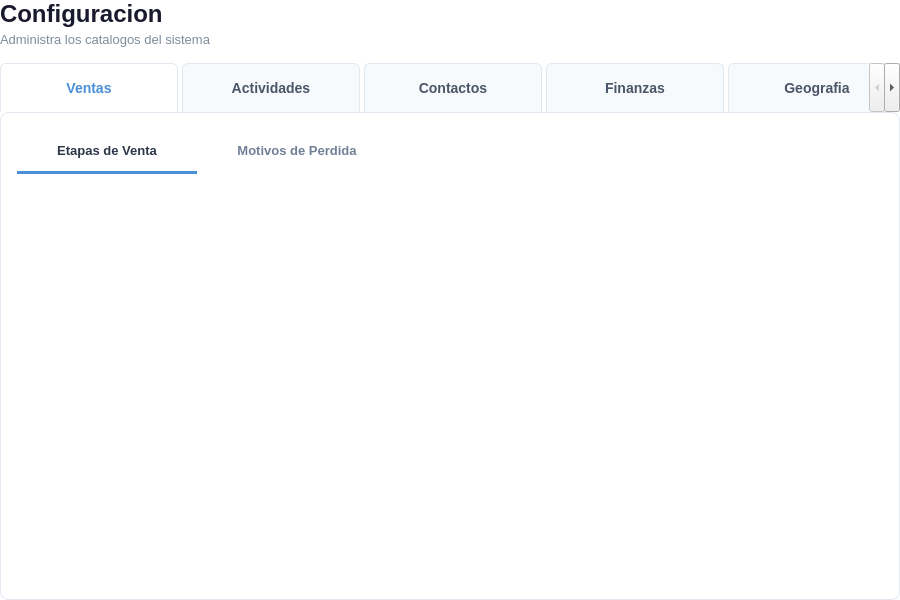
<?xml version="1.0" encoding="UTF-8"?>
<ui version="4.0">
 <class>ConfigView</class>
 <widget class="QWidget" name="ConfigView">
  <property name="geometry">
   <rect>
    <x>0</x>
    <y>0</y>
    <width>900</width>
    <height>600</height>
   </rect>
  </property>
  <property name="styleSheet">
   <string notr="true">
/* === GLOBAL === */
QWidget#ConfigView {
    background-color: transparent;
}

/* === HEADER === */
QLabel#configTitle {
    font-size: 24px;
    font-weight: bold;
    color: #1a1a2e;
}
QLabel#configSubtitle {
    font-size: 13px;
    color: #7f8c9b;
}

/* === TABS PRINCIPALES (CATEGORIAS) === */
QTabWidget#categoriasTabs {
    background-color: transparent;
    border: none;
}
QTabWidget#categoriasTabs::pane {
    background-color: white;
    border: 1px solid #e2e8f0;
    border-radius: 8px;
    padding: 16px;
}
QTabWidget#categoriasTabs QTabBar::tab {
    background-color: #f7fafc;
    color: #4a5568;
    border: 1px solid #e2e8f0;
    border-bottom: none;
    border-top-left-radius: 6px;
    border-top-right-radius: 6px;
    padding: 14px 28px;
    margin-right: 4px;
    font-size: 14px;
    font-weight: 600;
    min-width: 120px;
    min-height: 20px;
}
QTabWidget#categoriasTabs QTabBar::tab:selected {
    background-color: white;
    color: #4a90d9;
}
QTabWidget#categoriasTabs QTabBar::tab:hover {
    background-color: #edf2f7;
}

/* === SUB-TABS (CATALOGOS) === */
QTabWidget#ventasSubTabs,
QTabWidget#actividadesSubTabs,
QTabWidget#contactosSubTabs,
QTabWidget#finanzasSubTabs {
    background-color: transparent;
    border: none;
}
QTabWidget#ventasSubTabs::pane,
QTabWidget#actividadesSubTabs::pane,
QTabWidget#contactosSubTabs::pane,
QTabWidget#finanzasSubTabs::pane {
    background-color: transparent;
    border: none;
    padding-top: 12px;
}
QTabWidget#ventasSubTabs QTabBar::tab,
QTabWidget#actividadesSubTabs QTabBar::tab,
QTabWidget#contactosSubTabs QTabBar::tab,
QTabWidget#finanzasSubTabs QTabBar::tab {
    background-color: transparent;
    color: #718096;
    border: none;
    border-bottom: 3px solid transparent;
    padding: 12px 20px;
    margin-right: 10px;
    font-size: 13px;
    font-weight: 500;
    min-width: 140px;
    min-height: 18px;
}
QTabWidget#ventasSubTabs QTabBar::tab:selected,
QTabWidget#actividadesSubTabs QTabBar::tab:selected,
QTabWidget#contactosSubTabs QTabBar::tab:selected,
QTabWidget#finanzasSubTabs QTabBar::tab:selected {
    background-color: transparent;
    color: #2d3748;
    border-bottom: 3px solid #4a90d9;
    font-weight: 600;
}
QTabWidget#ventasSubTabs QTabBar::tab:hover,
QTabWidget#actividadesSubTabs QTabBar::tab:hover,
QTabWidget#contactosSubTabs QTabBar::tab:hover,
QTabWidget#finanzasSubTabs QTabBar::tab:hover {
    color: #2d3748;
}
   </string>
  </property>
  <layout class="QVBoxLayout" name="mainLayout">
   <property name="spacing">
    <number>16</number>
   </property>
   <property name="leftMargin">
    <number>0</number>
   </property>
   <property name="topMargin">
    <number>0</number>
   </property>
   <property name="rightMargin">
    <number>0</number>
   </property>
   <property name="bottomMargin">
    <number>0</number>
   </property>

   <!-- HEADER -->
   <item>
    <layout class="QVBoxLayout" name="headerLayout">
     <property name="spacing">
      <number>4</number>
     </property>
     <item>
      <widget class="QLabel" name="configTitle">
       <property name="text">
        <string>Configuracion</string>
       </property>
      </widget>
     </item>
     <item>
      <widget class="QLabel" name="configSubtitle">
       <property name="text">
        <string>Administra los catalogos del sistema</string>
       </property>
      </widget>
     </item>
    </layout>
   </item>

   <!-- TABS POR CATEGORIAS -->
   <item>
    <widget class="QTabWidget" name="categoriasTabs">
     <property name="currentIndex">
      <number>0</number>
     </property>

     <!-- ==================== TAB: VENTAS ==================== -->
     <widget class="QWidget" name="tabVentas">
      <attribute name="title">
       <string>Ventas</string>
      </attribute>
      <layout class="QVBoxLayout" name="tabVentasLayout">
       <property name="leftMargin"><number>0</number></property>
       <property name="topMargin"><number>0</number></property>
       <property name="rightMargin"><number>0</number></property>
       <property name="bottomMargin"><number>0</number></property>
       <item>
        <widget class="QTabWidget" name="ventasSubTabs">
         <property name="currentIndex">
          <number>0</number>
         </property>

         <!-- Sub-tab: Etapas de Venta -->
         <widget class="QWidget" name="tabEtapasVenta">
          <attribute name="title">
           <string>Etapas de Venta</string>
          </attribute>
          <layout class="QVBoxLayout" name="tabEtapasVentaLayout">
           <property name="leftMargin"><number>0</number></property>
           <property name="topMargin"><number>0</number></property>
           <property name="rightMargin"><number>0</number></property>
           <property name="bottomMargin"><number>0</number></property>
          </layout>
         </widget>

         <!-- Sub-tab: Motivos de Perdida -->
         <widget class="QWidget" name="tabMotivosPerdida">
          <attribute name="title">
           <string>Motivos de Perdida</string>
          </attribute>
          <layout class="QVBoxLayout" name="tabMotivosPerdidaLayout">
           <property name="leftMargin"><number>0</number></property>
           <property name="topMargin"><number>0</number></property>
           <property name="rightMargin"><number>0</number></property>
           <property name="bottomMargin"><number>0</number></property>
          </layout>
         </widget>

        </widget>
       </item>
      </layout>
     </widget>

     <!-- ==================== TAB: ACTIVIDADES ==================== -->
     <widget class="QWidget" name="tabActividades">
      <attribute name="title">
       <string>Actividades</string>
      </attribute>
      <layout class="QVBoxLayout" name="tabActividadesLayout">
       <property name="leftMargin"><number>0</number></property>
       <property name="topMargin"><number>0</number></property>
       <property name="rightMargin"><number>0</number></property>
       <property name="bottomMargin"><number>0</number></property>
       <item>
        <widget class="QTabWidget" name="actividadesSubTabs">
         <property name="currentIndex">
          <number>0</number>
         </property>

         <!-- Sub-tab: Tipos de Actividad -->
         <widget class="QWidget" name="tabTiposActividad">
          <attribute name="title">
           <string>Tipos de Actividad</string>
          </attribute>
          <layout class="QVBoxLayout" name="tabTiposActividadLayout">
           <property name="leftMargin"><number>0</number></property>
           <property name="topMargin"><number>0</number></property>
           <property name="rightMargin"><number>0</number></property>
           <property name="bottomMargin"><number>0</number></property>
          </layout>
         </widget>

         <!-- Sub-tab: Prioridades -->
         <widget class="QWidget" name="tabPrioridades">
          <attribute name="title">
           <string>Prioridades</string>
          </attribute>
          <layout class="QVBoxLayout" name="tabPrioridadesLayout">
           <property name="leftMargin"><number>0</number></property>
           <property name="topMargin"><number>0</number></property>
           <property name="rightMargin"><number>0</number></property>
           <property name="bottomMargin"><number>0</number></property>
          </layout>
         </widget>

         <!-- Sub-tab: Estados de Actividad -->
         <widget class="QWidget" name="tabEstadosActividad">
          <attribute name="title">
           <string>Estados de Actividad</string>
          </attribute>
          <layout class="QVBoxLayout" name="tabEstadosActividadLayout">
           <property name="leftMargin"><number>0</number></property>
           <property name="topMargin"><number>0</number></property>
           <property name="rightMargin"><number>0</number></property>
           <property name="bottomMargin"><number>0</number></property>
          </layout>
         </widget>

        </widget>
       </item>
      </layout>
     </widget>

     <!-- ==================== TAB: CONTACTOS ==================== -->
     <widget class="QWidget" name="tabContactos">
      <attribute name="title">
       <string>Contactos</string>
      </attribute>
      <layout class="QVBoxLayout" name="tabContactosLayout">
       <property name="leftMargin"><number>0</number></property>
       <property name="topMargin"><number>0</number></property>
       <property name="rightMargin"><number>0</number></property>
       <property name="bottomMargin"><number>0</number></property>
       <item>
        <widget class="QTabWidget" name="contactosSubTabs">
         <property name="currentIndex">
          <number>0</number>
         </property>

         <!-- Sub-tab: Industrias -->
         <widget class="QWidget" name="tabIndustrias">
          <attribute name="title">
           <string>Industrias</string>
          </attribute>
          <layout class="QVBoxLayout" name="tabIndustriasLayout">
           <property name="leftMargin"><number>0</number></property>
           <property name="topMargin"><number>0</number></property>
           <property name="rightMargin"><number>0</number></property>
           <property name="bottomMargin"><number>0</number></property>
          </layout>
         </widget>

         <!-- Sub-tab: Tamanos de Empresa -->
         <widget class="QWidget" name="tabTamanosEmpresa">
          <attribute name="title">
           <string>Tamanos de Empresa</string>
          </attribute>
          <layout class="QVBoxLayout" name="tabTamanosEmpresaLayout">
           <property name="leftMargin"><number>0</number></property>
           <property name="topMargin"><number>0</number></property>
           <property name="rightMargin"><number>0</number></property>
           <property name="bottomMargin"><number>0</number></property>
          </layout>
         </widget>

         <!-- Sub-tab: Origenes de Contacto -->
         <widget class="QWidget" name="tabOrigenesContacto">
          <attribute name="title">
           <string>Origenes de Contacto</string>
          </attribute>
          <layout class="QVBoxLayout" name="tabOrigenesContactoLayout">
           <property name="leftMargin"><number>0</number></property>
           <property name="topMargin"><number>0</number></property>
           <property name="rightMargin"><number>0</number></property>
           <property name="bottomMargin"><number>0</number></property>
          </layout>
         </widget>

        </widget>
       </item>
      </layout>
     </widget>

     <!-- ==================== TAB: FINANZAS ==================== -->
     <widget class="QWidget" name="tabFinanzas">
      <attribute name="title">
       <string>Finanzas</string>
      </attribute>
      <layout class="QVBoxLayout" name="tabFinanzasLayout">
       <property name="leftMargin"><number>0</number></property>
       <property name="topMargin"><number>0</number></property>
       <property name="rightMargin"><number>0</number></property>
       <property name="bottomMargin"><number>0</number></property>
       <item>
        <widget class="QTabWidget" name="finanzasSubTabs">
         <property name="currentIndex">
          <number>0</number>
         </property>

         <!-- Sub-tab: Monedas -->
         <widget class="QWidget" name="tabMonedas">
          <attribute name="title">
           <string>Monedas</string>
          </attribute>
          <layout class="QVBoxLayout" name="tabMonedasLayout">
           <property name="leftMargin"><number>0</number></property>
           <property name="topMargin"><number>0</number></property>
           <property name="rightMargin"><number>0</number></property>
           <property name="bottomMargin"><number>0</number></property>
          </layout>
         </widget>

        </widget>
       </item>
      </layout>
     </widget>

     <!-- ==================== TAB: GEOGRAFIA ==================== -->
     <widget class="QWidget" name="tabGeografia">
      <attribute name="title">
       <string>Geografia</string>
      </attribute>
      <layout class="QVBoxLayout" name="tabGeografiaLayout">
       <property name="leftMargin"><number>0</number></property>
       <property name="topMargin"><number>0</number></property>
       <property name="rightMargin"><number>0</number></property>
       <property name="bottomMargin"><number>0</number></property>
      </layout>
     </widget>

    </widget>
   </item>

  </layout>
 </widget>
 <resources/>
 <connections/>
</ui>
